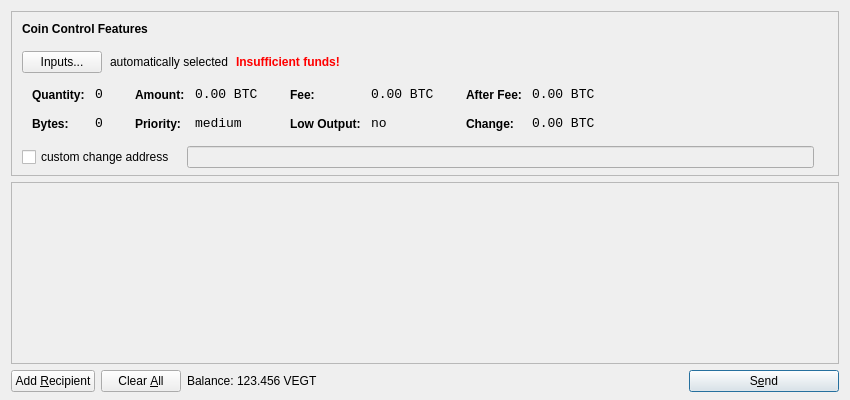
<?xml version="1.0" encoding="UTF-8"?>
<ui version="4.0">
 <class>SendCoinsDialog</class>
 <widget class="QDialog" name="SendCoinsDialog">
  <property name="geometry">
   <rect>
    <x>0</x>
    <y>0</y>
    <width>850</width>
    <height>400</height>
   </rect>
  </property>
  <property name="windowTitle">
   <string>Send Coins</string>
  </property>
  <layout class="QVBoxLayout" name="verticalLayout" stretch="0,1,0">
   <property name="bottomMargin">
    <number>8</number>
   </property>
   <item>
    <widget class="QFrame" name="frameCoinControl">
     <property name="sizePolicy">
      <sizepolicy hsizetype="Expanding" vsizetype="Expanding">
       <horstretch>0</horstretch>
       <verstretch>0</verstretch>
      </sizepolicy>
     </property>
     <property name="maximumSize">
      <size>
       <width>16777215</width>
       <height>16777215</height>
      </size>
     </property>
     <property name="frameShape">
      <enum>QFrame::StyledPanel</enum>
     </property>
     <property name="frameShadow">
      <enum>QFrame::Sunken</enum>
     </property>
     <layout class="QVBoxLayout" name="verticalLayoutCoinControl2">
      <property name="spacing">
       <number>-1</number>
      </property>
      <property name="leftMargin">
       <number>0</number>
      </property>
      <property name="topMargin">
       <number>0</number>
      </property>
      <property name="rightMargin">
       <number>0</number>
      </property>
      <property name="bottomMargin">
       <number>6</number>
      </property>
      <item>
       <layout class="QVBoxLayout" name="verticalLayoutCoinControl" stretch="0,0,0,0,1">
        <property name="spacing">
         <number>0</number>
        </property>
        <property name="leftMargin">
         <number>10</number>
        </property>
        <property name="topMargin">
         <number>10</number>
        </property>
        <item>
         <layout class="QHBoxLayout" name="horizontalLayoutCoinControl1">
          <property name="bottomMargin">
           <number>15</number>
          </property>
          <item>
           <widget class="QLabel" name="labelCoinControlFeatures">
            <property name="sizePolicy">
             <sizepolicy hsizetype="Preferred" vsizetype="Maximum">
              <horstretch>0</horstretch>
              <verstretch>0</verstretch>
             </sizepolicy>
            </property>
            <property name="font">
             <font>
              <weight>75</weight>
              <bold>true</bold>
             </font>
            </property>
            <property name="styleSheet">
             <string notr="true">font-weight:bold;</string>
            </property>
            <property name="text">
             <string>Coin Control Features</string>
            </property>
           </widget>
          </item>
         </layout>
        </item>
        <item>
         <layout class="QHBoxLayout" name="horizontalLayoutCoinControl2" stretch="0,0,0,0">
          <property name="spacing">
           <number>8</number>
          </property>
          <property name="bottomMargin">
           <number>10</number>
          </property>
          <item>
           <widget class="QPushButton" name="pushButtonCoinControl">
            <property name="styleSheet">
             <string notr="true"/>
            </property>
            <property name="text">
             <string>Inputs...</string>
            </property>
           </widget>
          </item>
          <item>
           <widget class="QLabel" name="labelCoinControlAutomaticallySelected">
            <property name="text">
             <string>automatically selected</string>
            </property>
            <property name="margin">
             <number>5</number>
            </property>
           </widget>
          </item>
          <item>
           <widget class="QLabel" name="labelCoinControlInsuffFunds">
            <property name="font">
             <font>
              <weight>75</weight>
              <bold>true</bold>
             </font>
            </property>
            <property name="styleSheet">
             <string notr="true">color:red;font-weight:bold;</string>
            </property>
            <property name="text">
             <string>Insufficient funds!</string>
            </property>
            <property name="margin">
             <number>5</number>
            </property>
           </widget>
          </item>
          <item>
           <spacer name="horizontalSpacerCoinControl">
            <property name="orientation">
             <enum>Qt::Horizontal</enum>
            </property>
            <property name="sizeHint" stdset="0">
             <size>
              <width>40</width>
              <height>1</height>
             </size>
            </property>
           </spacer>
          </item>
         </layout>
        </item>
        <item>
         <widget class="QWidget" name="widgetCoinControl" native="true">
          <property name="sizePolicy">
           <sizepolicy hsizetype="Preferred" vsizetype="Preferred">
            <horstretch>0</horstretch>
            <verstretch>0</verstretch>
           </sizepolicy>
          </property>
          <property name="minimumSize">
           <size>
            <width>0</width>
            <height>0</height>
           </size>
          </property>
          <property name="styleSheet">
           <string notr="true"/>
          </property>
          <layout class="QHBoxLayout" name="horizontalLayoutCoinControl5">
           <property name="margin">
            <number>0</number>
           </property>
           <item>
            <layout class="QHBoxLayout" name="horizontalLayoutCoinControl3" stretch="0,0,0,1">
             <property name="spacing">
              <number>20</number>
             </property>
             <property name="topMargin">
              <number>0</number>
             </property>
             <property name="bottomMargin">
              <number>10</number>
             </property>
             <item>
              <layout class="QFormLayout" name="formLayoutCoinControl1">
               <property name="horizontalSpacing">
                <number>10</number>
               </property>
               <property name="verticalSpacing">
                <number>14</number>
               </property>
               <property name="leftMargin">
                <number>10</number>
               </property>
               <property name="topMargin">
                <number>4</number>
               </property>
               <property name="rightMargin">
                <number>6</number>
               </property>
               <item row="0" column="0">
                <widget class="QLabel" name="labelCoinControlQuantityText">
                 <property name="styleSheet">
                  <string notr="true">font-weight:bold;</string>
                 </property>
                 <property name="text">
                  <string>Quantity:</string>
                 </property>
                 <property name="margin">
                  <number>0</number>
                 </property>
                </widget>
               </item>
               <item row="0" column="1">
                <widget class="QLabel" name="labelCoinControlQuantity">
                 <property name="font">
                  <font>
                   <family>Monospace</family>
                   <pointsize>10</pointsize>
                  </font>
                 </property>
                 <property name="cursor">
                  <cursorShape>IBeamCursor</cursorShape>
                 </property>
                 <property name="contextMenuPolicy">
                  <enum>Qt::ActionsContextMenu</enum>
                 </property>
                 <property name="text">
                  <string notr="true">0</string>
                 </property>
                 <property name="margin">
                  <number>0</number>
                 </property>
                 <property name="textInteractionFlags">
                  <set>Qt::LinksAccessibleByMouse|Qt::TextSelectableByKeyboard|Qt::TextSelectableByMouse</set>
                 </property>
                </widget>
               </item>
               <item row="1" column="0">
                <widget class="QLabel" name="labelCoinControlBytesText">
                 <property name="styleSheet">
                  <string notr="true">font-weight:bold;</string>
                 </property>
                 <property name="text">
                  <string>Bytes:</string>
                 </property>
                </widget>
               </item>
               <item row="1" column="1">
                <widget class="QLabel" name="labelCoinControlBytes">
                 <property name="font">
                  <font>
                   <family>Monospace</family>
                   <pointsize>10</pointsize>
                  </font>
                 </property>
                 <property name="cursor">
                  <cursorShape>IBeamCursor</cursorShape>
                 </property>
                 <property name="contextMenuPolicy">
                  <enum>Qt::ActionsContextMenu</enum>
                 </property>
                 <property name="text">
                  <string notr="true">0</string>
                 </property>
                 <property name="textInteractionFlags">
                  <set>Qt::LinksAccessibleByMouse|Qt::TextSelectableByKeyboard|Qt::TextSelectableByMouse</set>
                 </property>
                </widget>
               </item>
              </layout>
             </item>
             <item>
              <layout class="QFormLayout" name="formLayoutCoinControl2">
               <property name="horizontalSpacing">
                <number>10</number>
               </property>
               <property name="verticalSpacing">
                <number>14</number>
               </property>
               <property name="leftMargin">
                <number>6</number>
               </property>
               <property name="topMargin">
                <number>4</number>
               </property>
               <property name="rightMargin">
                <number>6</number>
               </property>
               <item row="0" column="0">
                <widget class="QLabel" name="labelCoinControlAmountText">
                 <property name="styleSheet">
                  <string notr="true">font-weight:bold;</string>
                 </property>
                 <property name="text">
                  <string>Amount:</string>
                 </property>
                 <property name="margin">
                  <number>0</number>
                 </property>
                </widget>
               </item>
               <item row="0" column="1">
                <widget class="QLabel" name="labelCoinControlAmount">
                 <property name="font">
                  <font>
                   <family>Monospace</family>
                   <pointsize>10</pointsize>
                  </font>
                 </property>
                 <property name="cursor">
                  <cursorShape>IBeamCursor</cursorShape>
                 </property>
                 <property name="contextMenuPolicy">
                  <enum>Qt::ActionsContextMenu</enum>
                 </property>
                 <property name="text">
                  <string notr="true">0.00 BTC</string>
                 </property>
                 <property name="textInteractionFlags">
                  <set>Qt::LinksAccessibleByMouse|Qt::TextSelectableByKeyboard|Qt::TextSelectableByMouse</set>
                 </property>
                </widget>
               </item>
               <item row="1" column="0">
                <widget class="QLabel" name="labelCoinControlPriorityText">
                 <property name="styleSheet">
                  <string notr="true">font-weight:bold;</string>
                 </property>
                 <property name="text">
                  <string>Priority:</string>
                 </property>
                </widget>
               </item>
               <item row="1" column="1">
                <widget class="QLabel" name="labelCoinControlPriority">
                 <property name="font">
                  <font>
                   <family>Monospace</family>
                   <pointsize>10</pointsize>
                  </font>
                 </property>
                 <property name="cursor">
                  <cursorShape>IBeamCursor</cursorShape>
                 </property>
                 <property name="contextMenuPolicy">
                  <enum>Qt::ActionsContextMenu</enum>
                 </property>
                 <property name="text">
                  <string>medium</string>
                 </property>
                 <property name="textInteractionFlags">
                  <set>Qt::LinksAccessibleByMouse|Qt::TextSelectableByKeyboard|Qt::TextSelectableByMouse</set>
                 </property>
                </widget>
               </item>
              </layout>
             </item>
             <item>
              <layout class="QFormLayout" name="formLayoutCoinControl3">
               <property name="horizontalSpacing">
                <number>10</number>
               </property>
               <property name="verticalSpacing">
                <number>14</number>
               </property>
               <property name="leftMargin">
                <number>6</number>
               </property>
               <property name="topMargin">
                <number>4</number>
               </property>
               <property name="rightMargin">
                <number>6</number>
               </property>
               <item row="0" column="0">
                <widget class="QLabel" name="labelCoinControlFeeText">
                 <property name="styleSheet">
                  <string notr="true">font-weight:bold;</string>
                 </property>
                 <property name="text">
                  <string>Fee:</string>
                 </property>
                 <property name="margin">
                  <number>0</number>
                 </property>
                </widget>
               </item>
               <item row="0" column="1">
                <widget class="QLabel" name="labelCoinControlFee">
                 <property name="font">
                  <font>
                   <family>Monospace</family>
                   <pointsize>10</pointsize>
                  </font>
                 </property>
                 <property name="cursor">
                  <cursorShape>IBeamCursor</cursorShape>
                 </property>
                 <property name="contextMenuPolicy">
                  <enum>Qt::ActionsContextMenu</enum>
                 </property>
                 <property name="text">
                  <string notr="true">0.00 BTC</string>
                 </property>
                 <property name="textInteractionFlags">
                  <set>Qt::LinksAccessibleByMouse|Qt::TextSelectableByKeyboard|Qt::TextSelectableByMouse</set>
                 </property>
                </widget>
               </item>
               <item row="1" column="0">
                <widget class="QLabel" name="labelCoinControlLowOutputText">
                 <property name="styleSheet">
                  <string notr="true">font-weight:bold;</string>
                 </property>
                 <property name="text">
                  <string>Low Output:</string>
                 </property>
                </widget>
               </item>
               <item row="1" column="1">
                <widget class="QLabel" name="labelCoinControlLowOutput">
                 <property name="font">
                  <font>
                   <family>Monospace</family>
                   <pointsize>10</pointsize>
                  </font>
                 </property>
                 <property name="cursor">
                  <cursorShape>IBeamCursor</cursorShape>
                 </property>
                 <property name="contextMenuPolicy">
                  <enum>Qt::ActionsContextMenu</enum>
                 </property>
                 <property name="text">
                  <string>no</string>
                 </property>
                 <property name="textInteractionFlags">
                  <set>Qt::LinksAccessibleByMouse|Qt::TextSelectableByKeyboard|Qt::TextSelectableByMouse</set>
                 </property>
                </widget>
               </item>
              </layout>
             </item>
             <item>
              <layout class="QFormLayout" name="formLayoutCoinControl4">
               <property name="horizontalSpacing">
                <number>10</number>
               </property>
               <property name="verticalSpacing">
                <number>14</number>
               </property>
               <property name="leftMargin">
                <number>6</number>
               </property>
               <property name="topMargin">
                <number>4</number>
               </property>
               <property name="rightMargin">
                <number>6</number>
               </property>
               <item row="0" column="0">
                <widget class="QLabel" name="labelCoinControlAfterFeeText">
                 <property name="styleSheet">
                  <string notr="true">font-weight:bold;</string>
                 </property>
                 <property name="text">
                  <string>After Fee:</string>
                 </property>
                 <property name="margin">
                  <number>0</number>
                 </property>
                </widget>
               </item>
               <item row="0" column="1">
                <widget class="QLabel" name="labelCoinControlAfterFee">
                 <property name="font">
                  <font>
                   <family>Monospace</family>
                   <pointsize>10</pointsize>
                  </font>
                 </property>
                 <property name="cursor">
                  <cursorShape>IBeamCursor</cursorShape>
                 </property>
                 <property name="contextMenuPolicy">
                  <enum>Qt::ActionsContextMenu</enum>
                 </property>
                 <property name="text">
                  <string notr="true">0.00 BTC</string>
                 </property>
                 <property name="textInteractionFlags">
                  <set>Qt::LinksAccessibleByMouse|Qt::TextSelectableByKeyboard|Qt::TextSelectableByMouse</set>
                 </property>
                </widget>
               </item>
               <item row="1" column="0">
                <widget class="QLabel" name="labelCoinControlChangeText">
                 <property name="styleSheet">
                  <string notr="true">font-weight:bold;</string>
                 </property>
                 <property name="text">
                  <string>Change:</string>
                 </property>
                </widget>
               </item>
               <item row="1" column="1">
                <widget class="QLabel" name="labelCoinControlChange">
                 <property name="font">
                  <font>
                   <family>Monospace</family>
                   <pointsize>10</pointsize>
                  </font>
                 </property>
                 <property name="cursor">
                  <cursorShape>IBeamCursor</cursorShape>
                 </property>
                 <property name="contextMenuPolicy">
                  <enum>Qt::ActionsContextMenu</enum>
                 </property>
                 <property name="text">
                  <string notr="true">0.00 BTC</string>
                 </property>
                 <property name="textInteractionFlags">
                  <set>Qt::LinksAccessibleByMouse|Qt::TextSelectableByKeyboard|Qt::TextSelectableByMouse</set>
                 </property>
                </widget>
               </item>
              </layout>
             </item>
            </layout>
           </item>
          </layout>
         </widget>
        </item>
        <item>
         <layout class="QHBoxLayout" name="horizontalLayoutCoinControl4" stretch="0,0,0">
          <property name="spacing">
           <number>12</number>
          </property>
          <property name="sizeConstraint">
           <enum>QLayout::SetDefaultConstraint</enum>
          </property>
          <property name="topMargin">
           <number>5</number>
          </property>
          <property name="rightMargin">
           <number>5</number>
          </property>
          <item>
           <widget class="QCheckBox" name="checkBoxCoinControlChange">
            <property name="text">
             <string>custom change address</string>
            </property>
           </widget>
          </item>
          <item>
           <widget class="QLineEdit" name="lineEditCoinControlChange">
            <property name="enabled">
             <bool>false</bool>
            </property>
            <property name="sizePolicy">
             <sizepolicy hsizetype="Expanding" vsizetype="Fixed">
              <horstretch>0</horstretch>
              <verstretch>0</verstretch>
             </sizepolicy>
            </property>
           </widget>
          </item>
          <item>
           <widget class="QLabel" name="labelCoinControlChangeLabel">
            <property name="sizePolicy">
             <sizepolicy hsizetype="Preferred" vsizetype="Expanding">
              <horstretch>0</horstretch>
              <verstretch>0</verstretch>
             </sizepolicy>
            </property>
            <property name="minimumSize">
             <size>
              <width>0</width>
              <height>0</height>
             </size>
            </property>
            <property name="text">
             <string/>
            </property>
            <property name="margin">
             <number>3</number>
            </property>
           </widget>
          </item>
         </layout>
        </item>
        <item>
         <spacer name="verticalSpacerCoinControl">
          <property name="orientation">
           <enum>Qt::Vertical</enum>
          </property>
          <property name="sizeHint" stdset="0">
           <size>
            <width>800</width>
            <height>1</height>
           </size>
          </property>
         </spacer>
        </item>
       </layout>
      </item>
     </layout>
    </widget>
   </item>
   <item>
    <widget class="QScrollArea" name="scrollArea">
     <property name="widgetResizable">
      <bool>true</bool>
     </property>
     <widget class="QWidget" name="scrollAreaWidgetContents">
      <property name="geometry">
       <rect>
        <x>0</x>
        <y>0</y>
        <width>830</width>
        <height>165</height>
       </rect>
      </property>
      <layout class="QVBoxLayout" name="verticalLayout_2">
       <property name="margin">
        <number>0</number>
       </property>
       <item>
        <layout class="QVBoxLayout" name="entries">
         <property name="spacing">
          <number>6</number>
         </property>
        </layout>
       </item>
       <item>
        <spacer name="verticalSpacer">
         <property name="orientation">
          <enum>Qt::Vertical</enum>
         </property>
         <property name="sizeHint" stdset="0">
          <size>
           <width>20</width>
           <height>40</height>
          </size>
         </property>
        </spacer>
       </item>
      </layout>
     </widget>
    </widget>
   </item>
   <item>
    <layout class="QHBoxLayout" name="horizontalLayout">
     <item>
      <widget class="QPushButton" name="addButton">
       <property name="toolTip">
        <string>Send to multiple recipients at once</string>
       </property>
       <property name="text">
        <string>Add &amp;Recipient</string>
       </property>
       <property name="icon">
        <iconset resource="../bitcoin.qrc">
         <normaloff>:/icons/add</normaloff>:/icons/add</iconset>
       </property>
       <property name="autoDefault">
        <bool>false</bool>
       </property>
      </widget>
     </item>
     <item>
      <widget class="QPushButton" name="clearButton">
       <property name="sizePolicy">
        <sizepolicy hsizetype="Minimum" vsizetype="Fixed">
         <horstretch>0</horstretch>
         <verstretch>0</verstretch>
        </sizepolicy>
       </property>
       <property name="toolTip">
        <string>Remove all transaction fields</string>
       </property>
       <property name="text">
        <string>Clear &amp;All</string>
       </property>
       <property name="icon">
        <iconset resource="../bitcoin.qrc">
         <normaloff>:/icons/remove</normaloff>:/icons/remove</iconset>
       </property>
       <property name="autoRepeatDelay">
        <number>300</number>
       </property>
       <property name="autoDefault">
        <bool>false</bool>
       </property>
      </widget>
     </item>
     <item>
      <layout class="QHBoxLayout" name="horizontalLayout_2">
       <property name="spacing">
        <number>3</number>
       </property>
       <item>
        <widget class="QLabel" name="label">
         <property name="text">
          <string>Balance:</string>
         </property>
        </widget>
       </item>
       <item>
        <widget class="QLabel" name="labelBalance">
         <property name="cursor">
          <cursorShape>IBeamCursor</cursorShape>
         </property>
         <property name="text">
          <string>123.456 VEGT</string>
         </property>
         <property name="textInteractionFlags">
          <set>Qt::LinksAccessibleByMouse|Qt::TextSelectableByKeyboard|Qt::TextSelectableByMouse</set>
         </property>
        </widget>
       </item>
      </layout>
     </item>
     <item>
      <spacer name="horizontalSpacer">
       <property name="orientation">
        <enum>Qt::Horizontal</enum>
       </property>
       <property name="sizeHint" stdset="0">
        <size>
         <width>40</width>
         <height>20</height>
        </size>
       </property>
      </spacer>
     </item>
     <item>
      <widget class="QPushButton" name="sendButton">
       <property name="minimumSize">
        <size>
         <width>150</width>
         <height>0</height>
        </size>
       </property>
       <property name="toolTip">
        <string>Confirm the send action</string>
       </property>
       <property name="text">
        <string>S&amp;end</string>
       </property>
       <property name="icon">
        <iconset resource="../bitcoin.qrc">
         <normaloff>:/icons/send</normaloff>:/icons/send</iconset>
       </property>
       <property name="default">
        <bool>true</bool>
       </property>
      </widget>
     </item>
    </layout>
   </item>
  </layout>
 </widget>
 <resources>
  <include location="../bitcoin.qrc"/>
 </resources>
 <connections/>
</ui>
